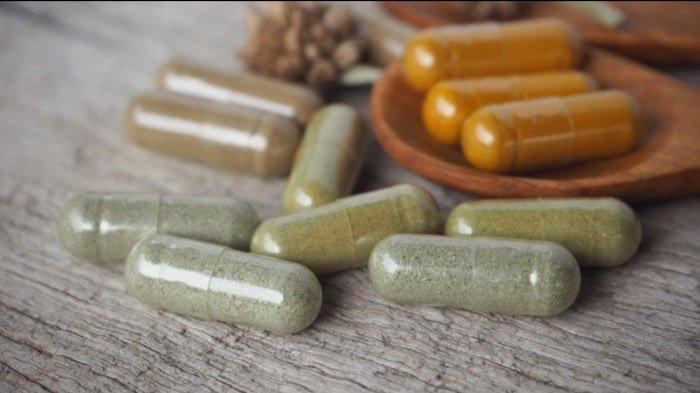
#> input picture LZW-compress-to-text/obat-tradisional.jpg, 700 x 393 px
$ python main.py
#> lines starting #> are read from the running program, lines starting #| are printed output that depends on the picture
import numpy as np
import cv2

def compress_image_lzw(img):
    # Mendapatkan ukuran gambar
    height, width = img.shape

    # Inisialisasi dictionary
    dict_size = 256
    dictionary = {chr(i): i for i in range(dict_size)}

    # Menyimpan hasil kompresi sebagai list integer
    result = []
    w = ""

    for row in img:
        for pixel in row:
            # Menambahkan string
            p = w + chr(pixel)

            # Jika string sudah ada di dictionary, update w
            if p in dictionary:
                w = p
            else:
                # Tambahkan w ke hasil dan tambahkan p ke dictionary
                result.append(dictionary[w])
                dictionary[p] = dict_size
                dict_size += 1
                w = chr(pixel)

    # Tambahkan w ke hasil jika masih ada
    if w:
        result.append(dictionary[w])

    return result

def decompress_image_lzw(compressed_img_file, height, width):
    # Baca hasil kompresi
    with open(compressed_img_file, "r") as f:
        compressed_img = [int(x) for x in f.read().split()]

    # Inisialisasi dictionary
    dict_size = 256
    dictionary = {i: chr(i) for i in range(dict_size)}

    result = []
    w = chr(compressed_img.pop(0))
    result.append(w)

    for k in compressed_img:
        if k in dictionary:
            entry = dictionary[k]
        elif k == dict_size:
            entry = w + w[0]
        else:
            raise ValueError("Tidak ditemukan kunci di dictionary")

        result.append(entry)

        # Tambahkan w + entry[0] ke dictionary
        dictionary[dict_size] = w + entry[0]
        dict_size += 1

        w = entry

    # Decode result dan konversi ke array numpy
    decoded_result = [int(ord(p)) for p in "".join(result)]
    return np.array(decoded_result).reshape((height, width))

# Contoh pemakaian
if __name__ == "__main__":
    # Baca gambar
    img = cv2.imread("obat-tradisional.jpg", cv2.IMREAD_GRAYSCALE)
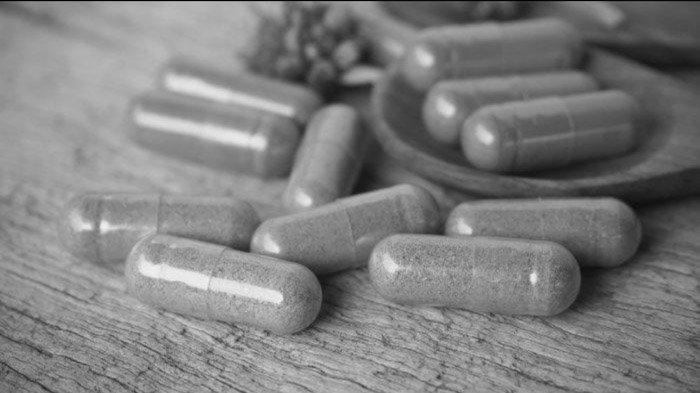
#> img: shape (393, 700); min 0, max 246, mean 126.1

    # Kompresi gambar
    compressed_img = compress_image_lzw(img)
#> after the loop in compress_image_lzw, `for row in img:`: dict_size = 107191; dictionary = 107191 items; result = 106935 items
#> compressed_img = 106936 items
    print("Hasil kompresi:", compressed_img)
#> (printed output is left out)

    # Simpan hasil kompresi sebagai teks
    with open("compressed_image.txt", "w") as f:
        f.write(" ".join(str(x) for x in compressed_img))

    # Dekompresi gambar
    file_name = input("Masukkan nama file teks hasil kompresi: ")
#> the answer given: obat-tradisional.jpg
    height, width = img.shape
#> height = 393; width = 700
    decompressed_img = decompress_image_lzw(file_name, height, width)
#> (the run stopped early here; a loop or call above may not have finished)
